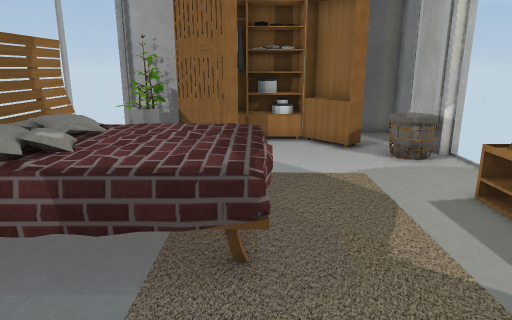
view 1 (above)

14 first-person views from a walk through a Unity game level. The camera is 1.5 m above the floor, tilts 14° down and sees 70° across. Doors are open. The floor is counted in squares, 0.5 m on a side. Each view is taken from the middle of a square. On the plan, view 1 faces up. The plan holds only what a view shows up to about 20 squares ahead; the rest is blank. The player is left out. Some surface patterns are stand-ins.

view 2
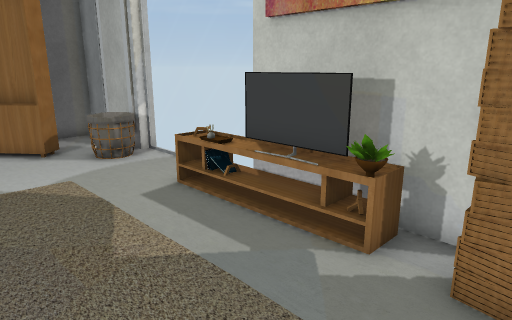

view 3
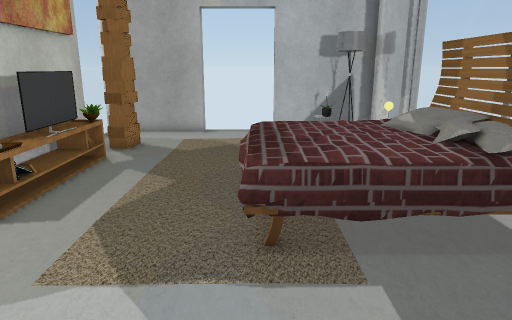

view 4
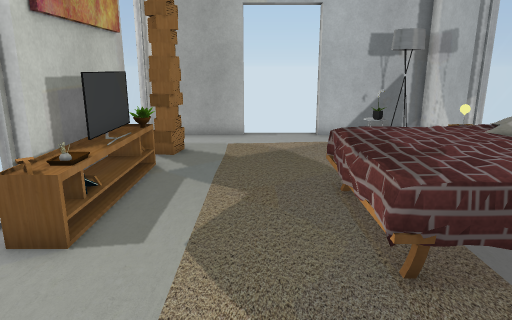

view 5
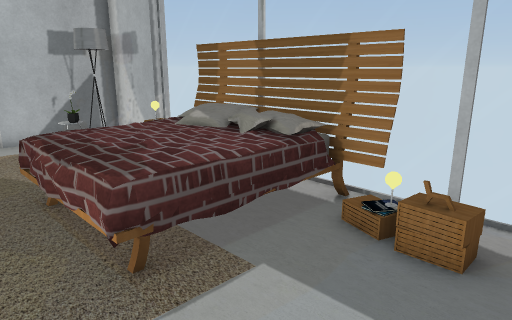

view 6
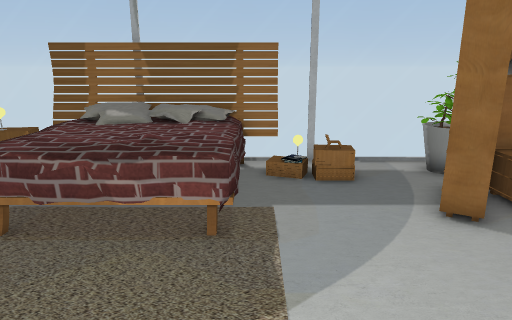

view 7
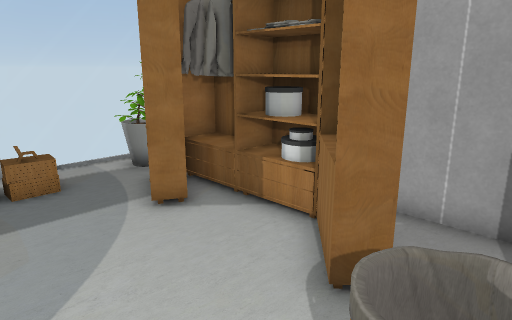

view 8
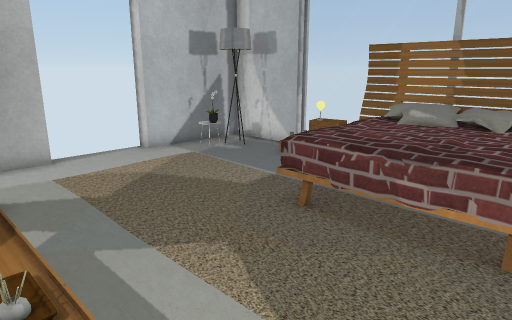

view 9
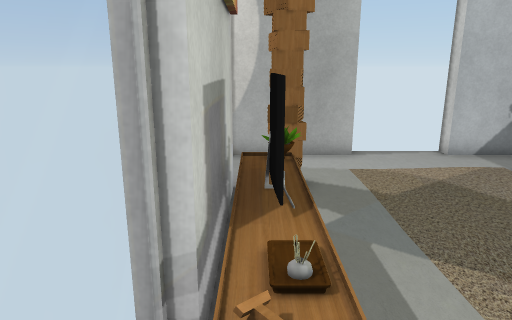

view 10
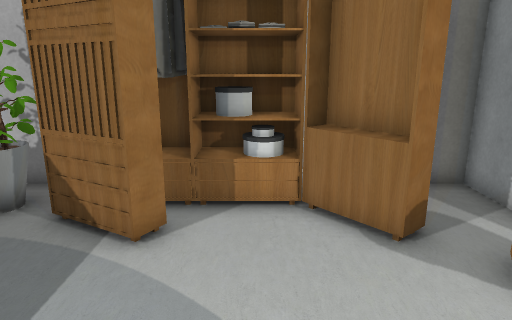

view 11
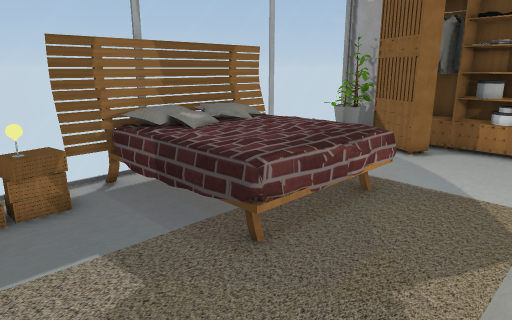

view 12
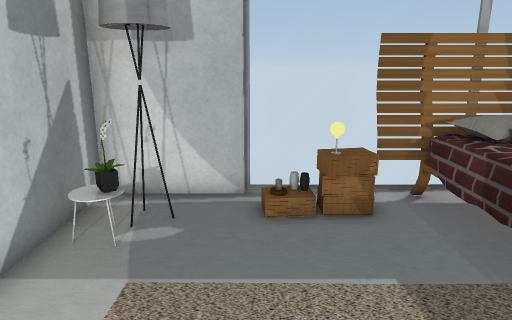

view 13
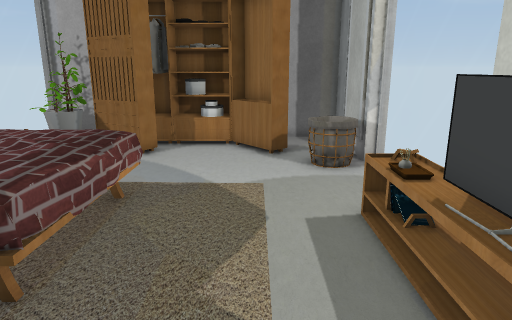

view 14
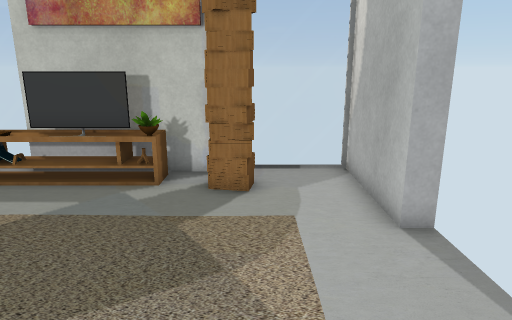

### Floor plan
Key: @ floor where view 1 was taken; # wall or solid block; x gap in a wall; . floor; / step, stairs or slope; D open door; = window, fence, low wall or low ledge; C cupboard; P plant; B basket; E bed; T TV; A box; L lamp; O other object.
Columns run from 6 left of view 1 to 7 right of it. Each row starts with its distance up from view 1.
 18 ###     ######
 17 ###CCCCCC  ###
 16 =PPCCCCCCC...#
 15 =PPCC ..CCC. #
 14 =...CC...CC. #
 13 =..........BB#
 12 =./........BB=
 11 =E/..........=
 10 #EEEEEE......=
  9 #EEEEEE  ....=
  8 #EEEEEE. ..OO=
  7 #EEEEEE  ..OO#
  6 #EEEEEE  ..OT#
  5 #EEEEEE  ..OT#
  4 #E...    ..OT#
  3 =AA..    ..PP#
  2 =AA..    ...##
  1 =....    ..AA#
  0 # ... @  ..A.=
 -1 # L..........=
 -2 #.xP.........=
 -3 ###DDDDDDDD###
 -4      #

Where each view was taken, in squares from view 1:
view 1: 0 up, 0 right, facing up
view 2: 0 up, 0 right, facing up-right
view 3: 15 up, 0 right, facing down
view 4: 14 up, 2 right, facing down
view 5: 14 up, 2 right, facing down-left
view 6: 10 up, 6 right, facing left
view 7: 10 up, 6 right, facing up-left
view 8: 10 up, 6 right, facing down-left
view 9: 10 up, 6 right, facing down
view 10: 8 up, 1 right, facing up
view 11: 1 up, 4 right, facing up-left
view 12: 1 up, 3 right, facing left
view 13: 1 up, 3 right, facing up
view 14: 0 up, 4 left, facing right
